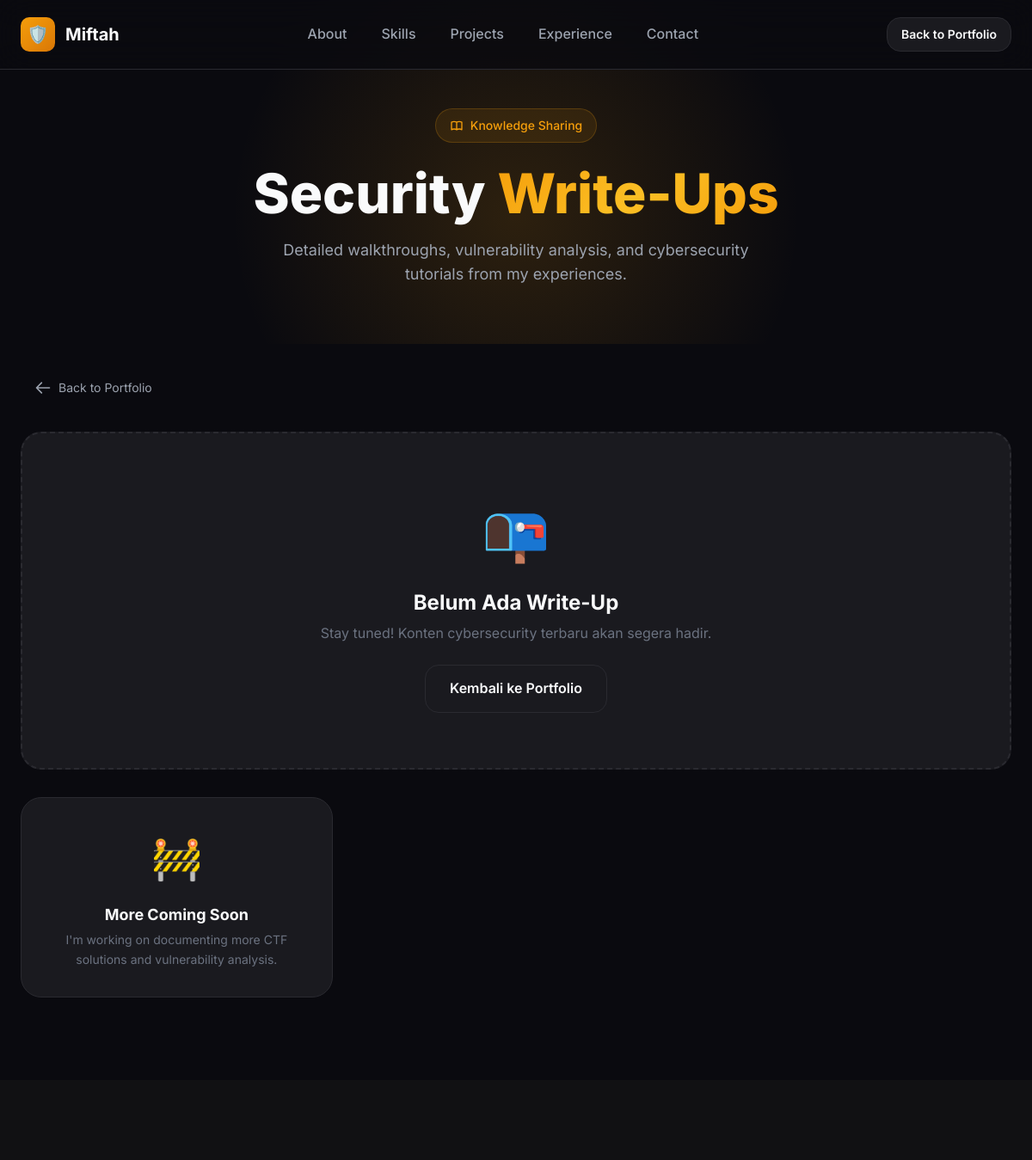
/writeups (upper part), run on an earlier commit of the app's database.
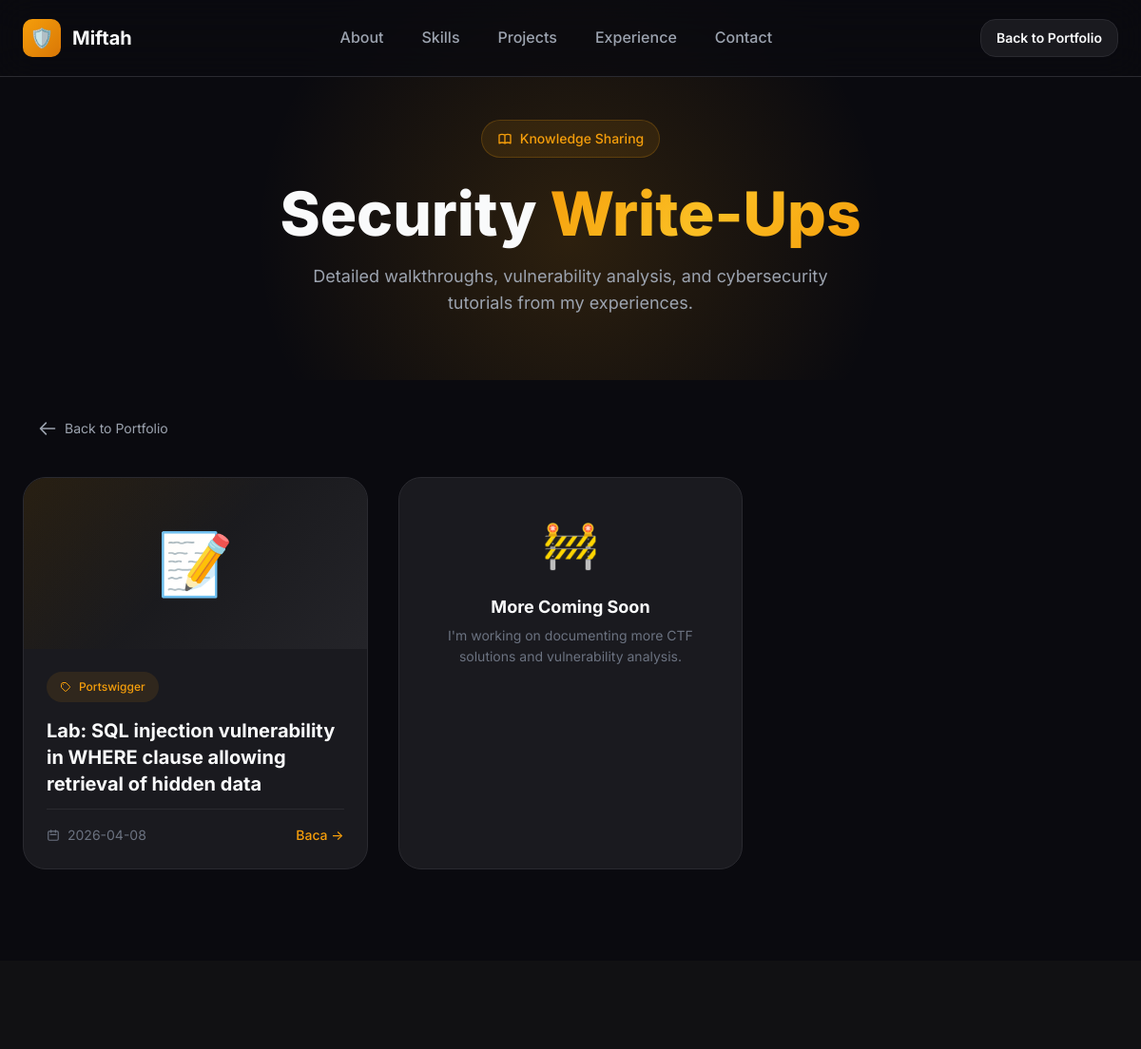
And on a later commit of the database.
### tables this page shows
CREATE TABLE writeups (
    id INTEGER PRIMARY KEY AUTOINCREMENT,
    title TEXT NOT NULL,
    slug TEXT NOT NULL UNIQUE,
    content_md TEXT NOT NULL,
    is_published BOOLEAN NOT NULL DEFAULT 0,
    created_at DATETIME DEFAULT CURRENT_TIMESTAMP
);

### app.py (the view)
@app.route('/writeups')
def writeups():
    db = get_db()
    writeups = db.execute("""
        SELECT w.id, w.title, w.slug, w.created_at, GROUP_CONCAT(c.name) as cats
        FROM writeups w LEFT JOIN writeup_categories wc ON w.id = wc.writeup_id
        LEFT JOIN categories c ON wc.category_id = c.id
        WHERE w.is_published=1 GROUP BY w.id ORDER BY w.created_at DESC
    """).fetchall()
    categories = db.execute("SELECT id, name, slug FROM categories ORDER BY name").fetchall()
    return render_template('blog.html', writeups=writeups, categories=categories)

### app.py (called while the page is built)
def get_db():
    if 'db' not in g:
        g.db = sqlite3.connect(app.config['DATABASE'])
        g.db.row_factory = sqlite3.Row
        g.db.execute("PRAGMA foreign_keys = ON;")
    return g.db

### templates/blog.html (shortened to what the changed rows need)
<!DOCTYPE html>
<html lang="en">
<head>
  <link rel="stylesheet" href="{{ url_for('static', filename='portfolio.css') }}">
</head>
<body>
  <section class="writeups-hero" style="min-height: 50vh; display: flex; align-items: center; justify-content: center; text-align: center; padding-top: 120px; padding-bottom: 60px; position: relative; overflow: hidden;">
    <div style="position: relative; z-index: 10;">
      <h1 style="font-size: clamp(2rem, 6vw, 4rem); font-weight: 800; line-height: 1.1; margin-bottom: 1rem;">
        Security <span class="gradient-text">Write-Ups</span>
      </h1>
    </div>
  </section>
  <section class="section" style="padding-top: 2rem;">
    <div class="container">
      <div class="writeups-grid" style="display: grid; grid-template-columns: repeat(auto-fill, minmax(350px, 1fr)); gap: 2rem;">
        {% if writeups %}
          {% for w in writeups %}
          <article class="writeup-card" style="background: var(--bg-card); border: 1px solid var(--border); border-radius: var(--radius-lg); overflow: hidden; transition: var(--transition);">
            <a href="{{ url_for('writeup_detail', slug=w.slug) }}" style="display: block;">
              <div style="height: 180px; background: linear-gradient(135deg, var(--bg-secondary) 0%, var(--bg-card-hover) 100%); display: flex; align-items: center; justify-content: center; font-size: 4rem; position: relative; overflow: hidden;">
                <div style="position: absolute; inset: 0; background: linear-gradient(135deg, rgba(245, 158, 11, 0.1) 0%, transparent 50%);"></div>
                <span>📝</span>
              </div>
              <div style="padding: 1.5rem;">
                {% if w.cats %}
                <span style="display: inline-flex; align-items: center; gap: 0.5rem; padding: 0.375rem 0.875rem; background: rgba(245, 158, 11, 0.1); border-radius: 2rem; font-size: 0.75rem; font-weight: 500; color: var(--accent); margin-bottom: 1rem;">
                  <svg width="12" height="12" fill="none" stroke="currentColor" viewBox="0 0 24 24">
                    <path stroke-linecap="round" stroke-linejoin="round" stroke-width="2" d="M7 7h.01M7 3h5c.512 0 1.024.195 1.414.586l7 7a2 2 0 010 2.828l-7 7a2 2 0 01-2.828 0l-7-7A1.994 1.994 0 013 12V7a4 4 0 014-4z"/>
                  </svg>
                  {{ w.cats }}
                </span>
                {% endif %}
                <h3 style="font-size: 1.25rem; font-weight: 700; margin-bottom: 0.75rem; line-height: 1.4; color: var(--text-primary);">
                  {{ w.title }}
                </h3>
                <div style="display: flex; align-items: center; justify-content: space-between; padding-top: 1rem; border-top: 1px solid var(--border);">
                  <span style="display: flex; align-items: center; gap: 0.5rem; color: var(--text-muted); font-size: 0.875rem;">
                    <svg width="14" height="14" fill="none" stroke="currentColor" viewBox="0 0 24 24">
                      <path stroke-linecap="round" stroke-linejoin="round" stroke-width="2" d="M8 7V3m8 4V3m-9 8h10M5 21h14a2 2 0 002-2V7a2 2 0 00-2-2H5a2 2 0 00-2 2v12a2 2 0 002 2z"/>
                    </svg>
                    {{ w.created_at[:10] }}
                  </span>
                  <span style="color: var(--accent); font-size: 0.875rem; font-weight: 500;">
                    Baca →
                  </span>
                </div>
              </div>
            </a>
          </article>
          {% endfor %}
        {% else %}
        <div style="background: var(--bg-card); border: 2px dashed var(--border); border-radius: var(--radius-lg); padding: 4rem 2rem; text-align: center; grid-column: 1 / -1;">
          <div style="font-size: 4rem; margin-bottom: 1rem;">📭</div>
          <h3 style="font-size: 1.5rem; font-weight: 700; margin-bottom: 0.5rem;">Belum Ada Write-Up</h3>
          <p style="color: var(--text-muted); margin-bottom: 1.5rem;">
            Stay tuned! Konten cybersecurity terbaru akan segera hadir.
          </p>
          <a href="{{ '/' }}" class="btn btn-secondary">
            Kembali ke Portfolio
          </a>
        </div>
        {% endif %}
      </div>
    </div>
  </section>
</body>
</html>

What changed in the data, as far as the page shows it:
added writeups: cats "Portswigger", title "Lab: SQL injection vulnerability in WHERE clause allowing retrieval of hidden data", created_at "2026-04-08"
Also different on the page:
text no longer shown: "📭 Belum Ada Write-Up Stay tuned! Konten cybersecurity terbaru akan segera hadir. Kembali ke Portfolio"
